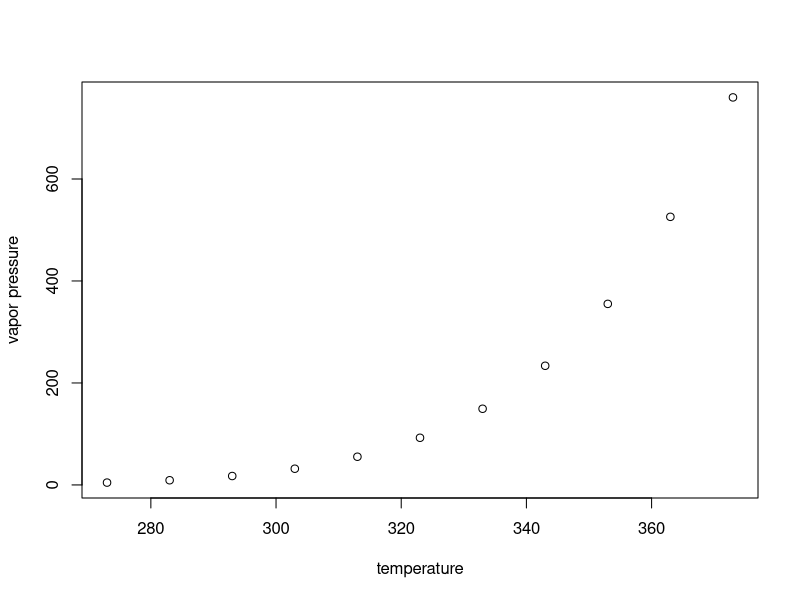
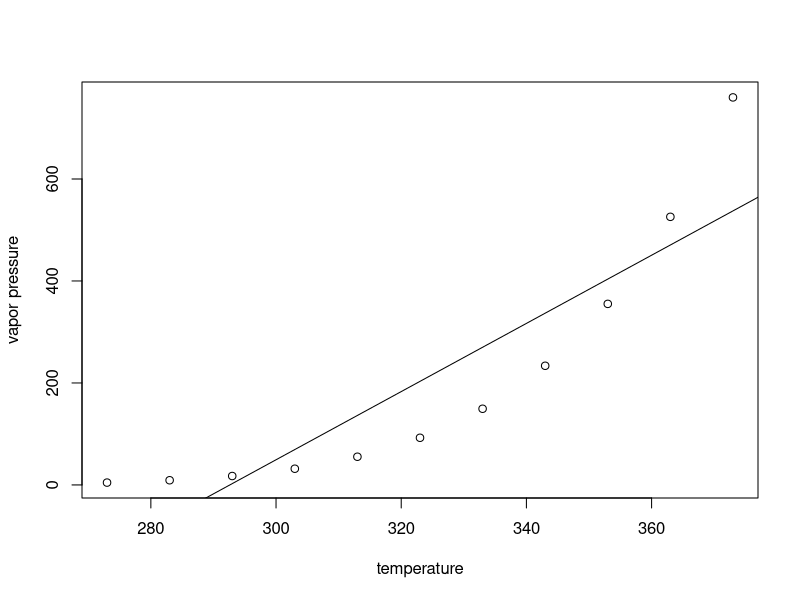
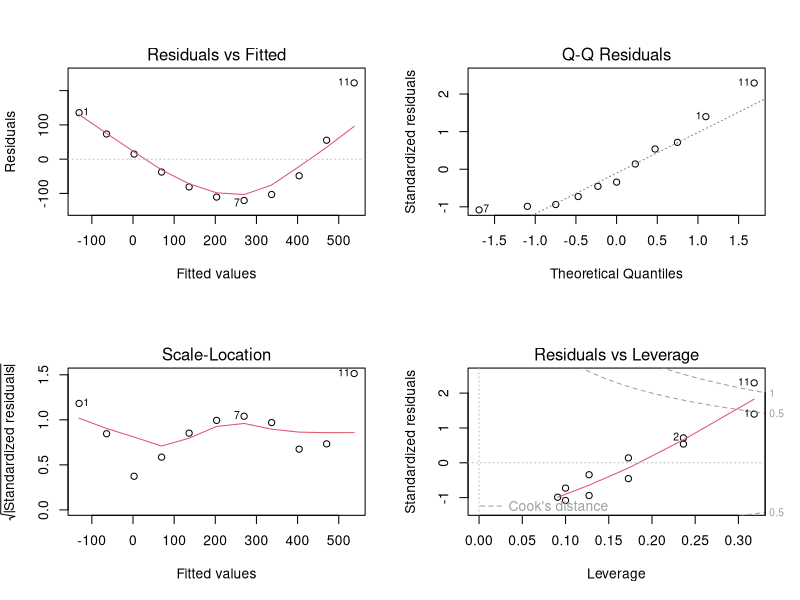
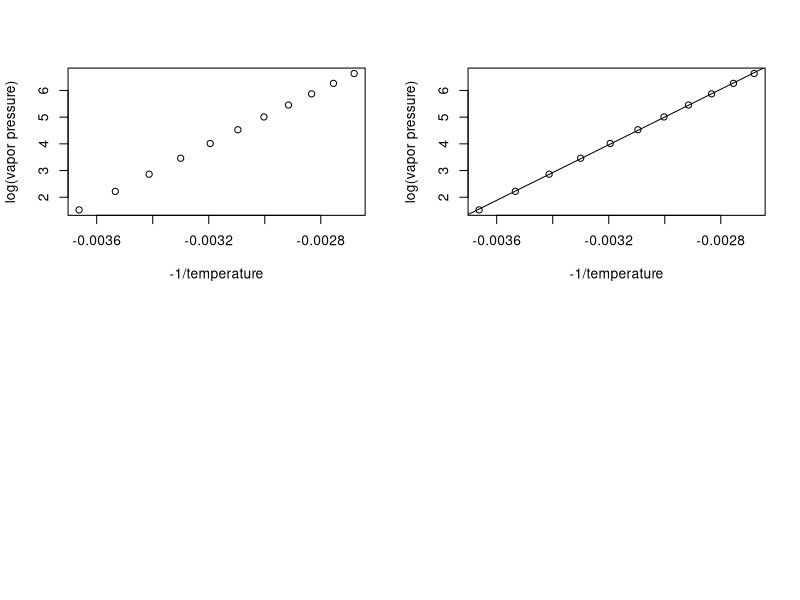
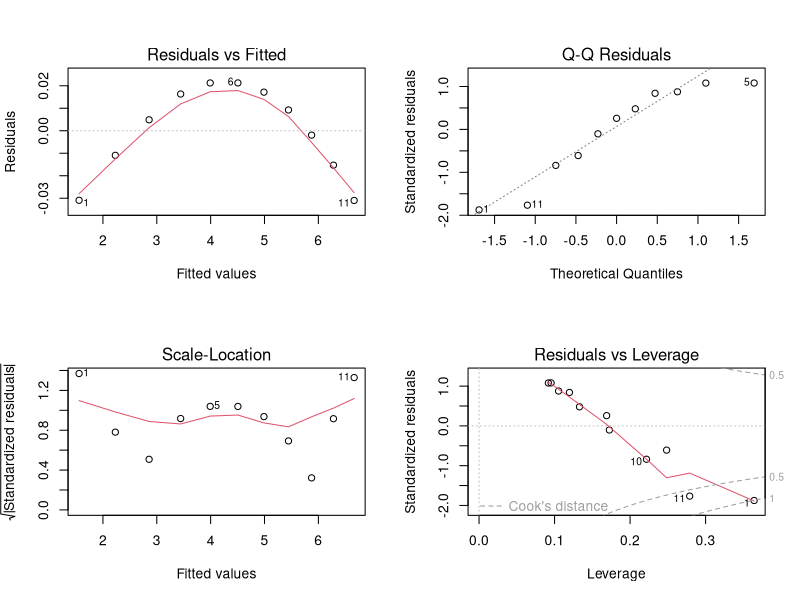
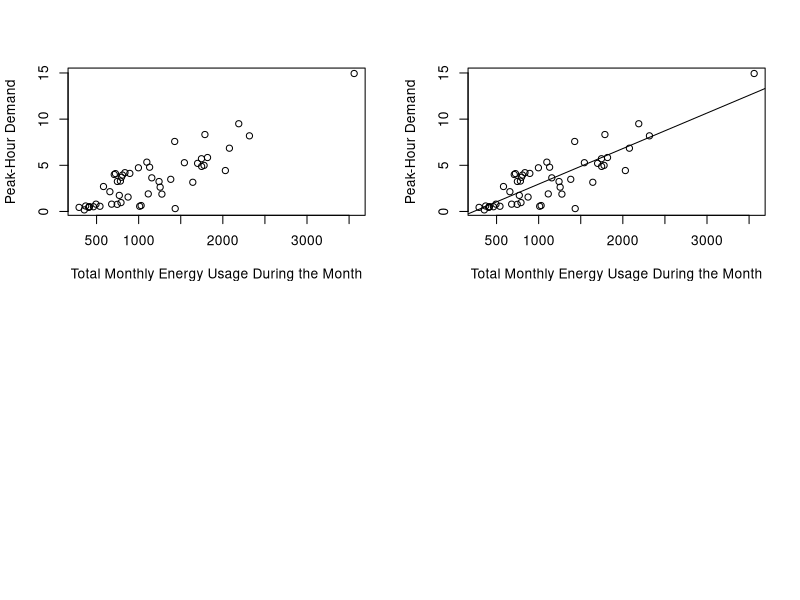
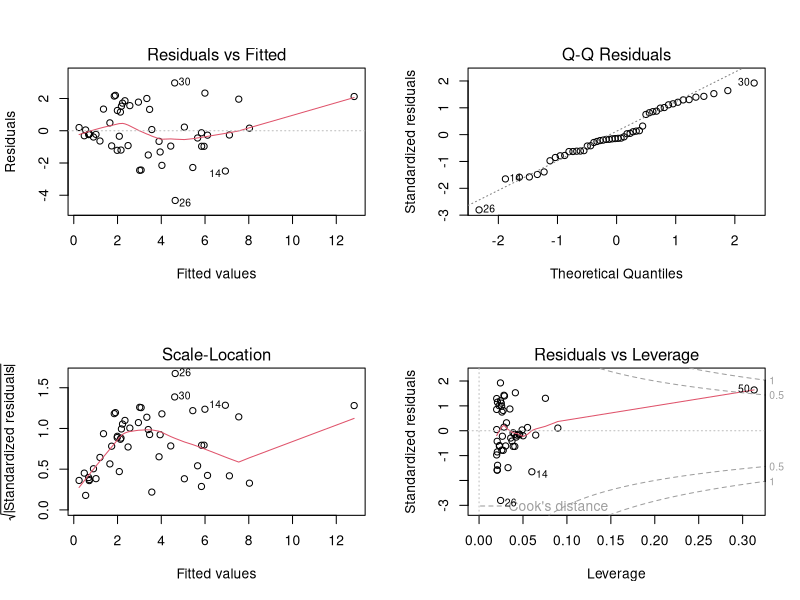
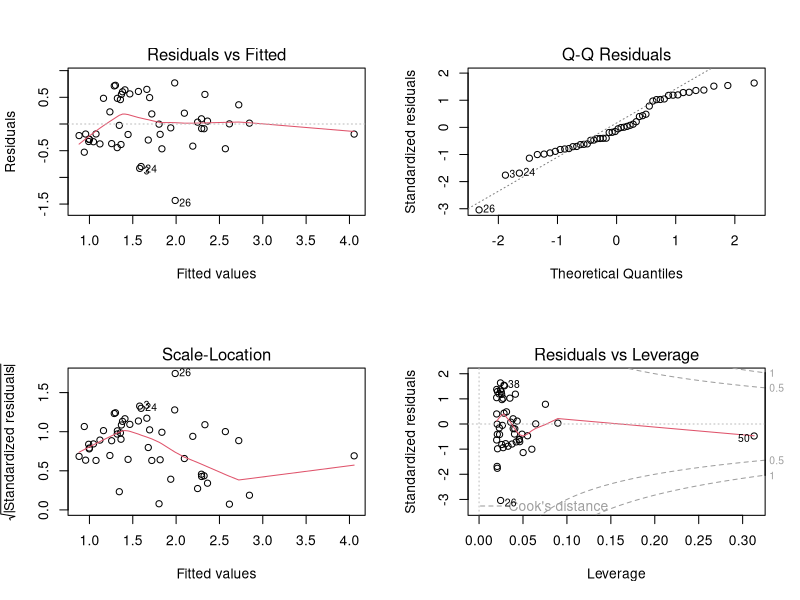

Recreate these plots in R, in order.
## ---- chunk 1
knitr::opts_chunk$set(echo = TRUE)
## ---- chunk 2
library(readxl)
water_data <- read_excel("water.xlsx", sheet = "Sheet1")
head(water_data)
## ---- chunk 3
plot(water_data$`Vapor pressure (mm Hg)` ~ water_data$`Temperature (K)`, xlab = "temperature", ylab = "vapor pressure")
## ---- chunk 4
slr.model1 <- lm(water_data$`Vapor pressure (mm Hg)` ~ water_data$`Temperature (K)`)

b.coeff1 <- coefficients(slr.model1) 

plot(water_data$`Vapor pressure (mm Hg)` ~ water_data$`Temperature (K)`, xlab = "temperature", ylab = "vapor pressure")
abline(a = b.coeff1[1], b = b.coeff1[2]) 
## ---- chunk 5
anova(slr.model1)
## ---- chunk 6
par(mfrow=c(2,2)); plot(slr.model1)
## ---- chunk 7
# a
Pv <- log(water_data$`Vapor pressure (mm Hg)`)
ttemp <- (-1/water_data$`Temperature (K)`)

plot(Pv ~ ttemp, xlab = "-1/temperature", ylab = "log(vapor pressure)")

# b
slr.model3 <- lm(Pv ~ ttemp)
b.coeff3 <- coefficients(slr.model3) 
plot(Pv ~ ttemp, xlab = "-1/temperature", ylab = "log(vapor pressure)")
abline(a = b.coeff3[1], b = b.coeff3[2]) 

# c
anova(slr.model3)
## ---- chunk 8
# d
par(mfrow=c(2,2)); plot(slr.model3)

## ---- chunk 9
electric_utility_data <- read_excel("electric_utility.xlsx", sheet = "Sheet1")
head(electric_utility_data)
## ---- chunk 10
plot(electric_utility_data$y ~ electric_utility_data$x, xlab = "Total Monthly Energy Usage During the Month", ylab = "Peak-Hour Demand")
## ---- chunk 11
slr.model2 <- lm(electric_utility_data$y ~ electric_utility_data$x)

b.coeff2 <- coefficients(slr.model2) 

plot(electric_utility_data$y ~ electric_utility_data$x, xlab = "Total Monthly Energy Usage During the Month", ylab = "Peak-Hour Demand")
abline(a = b.coeff2[1], b = b.coeff2[2]) 
## ---- chunk 12
anova(slr.model2)
## ---- chunk 13
par(mfrow=c(2,2)); plot(slr.model2)
## ---- chunk 14
bc.slr1 <- lm((electric_utility_data$y^{0.5})~electric_utility_data$x)
par(mfrow=c(2,2)); plot(bc.slr1)
